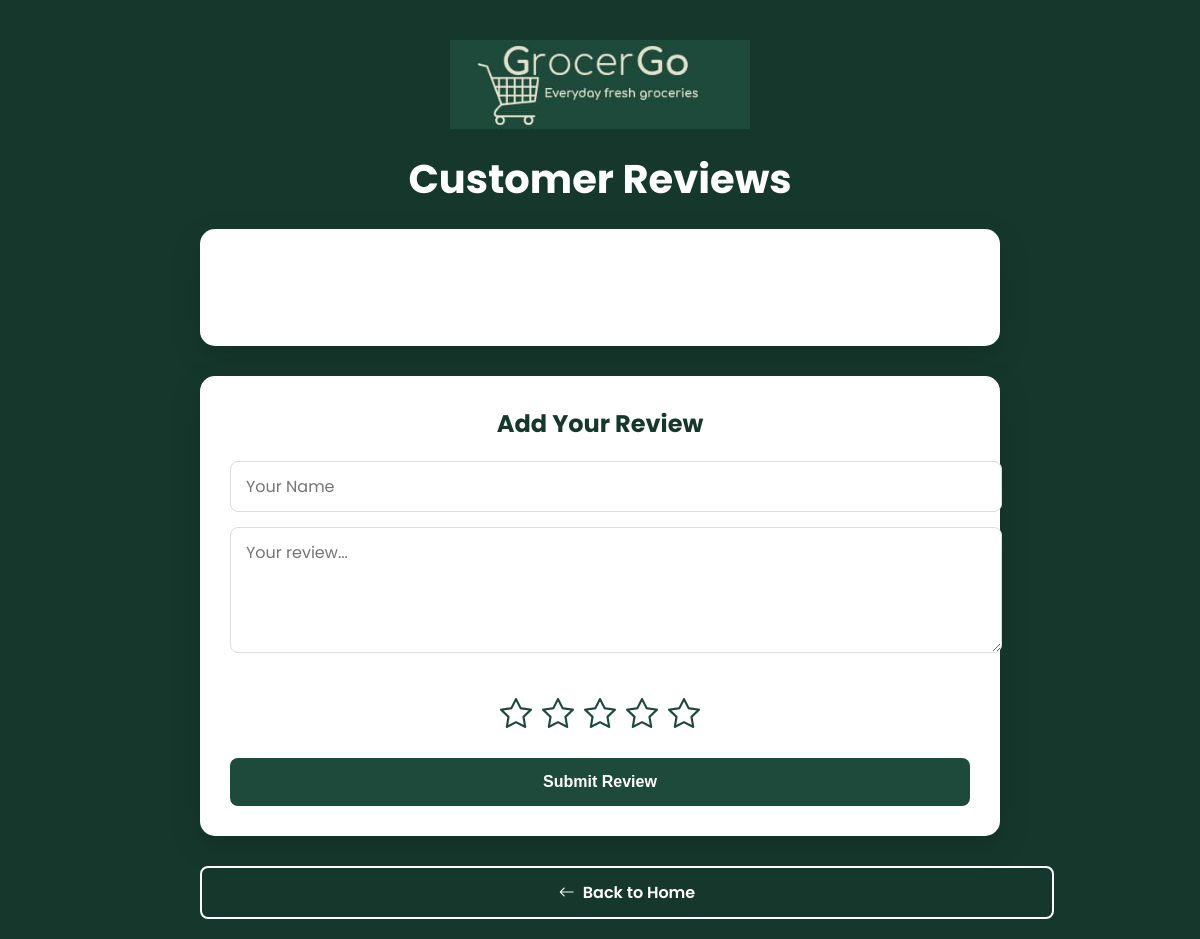
Before: /frontend/Reviews.php with the older database file.
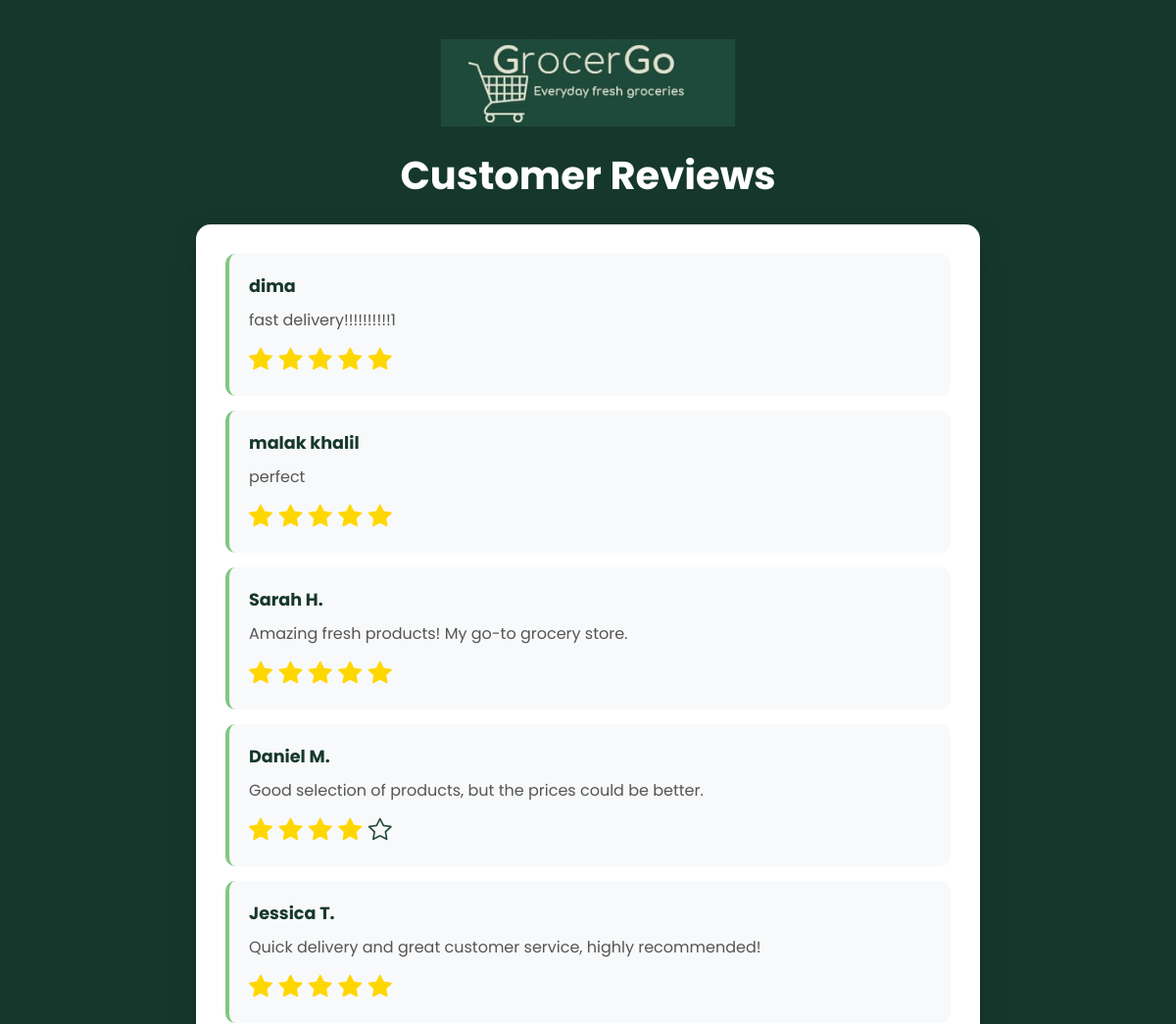
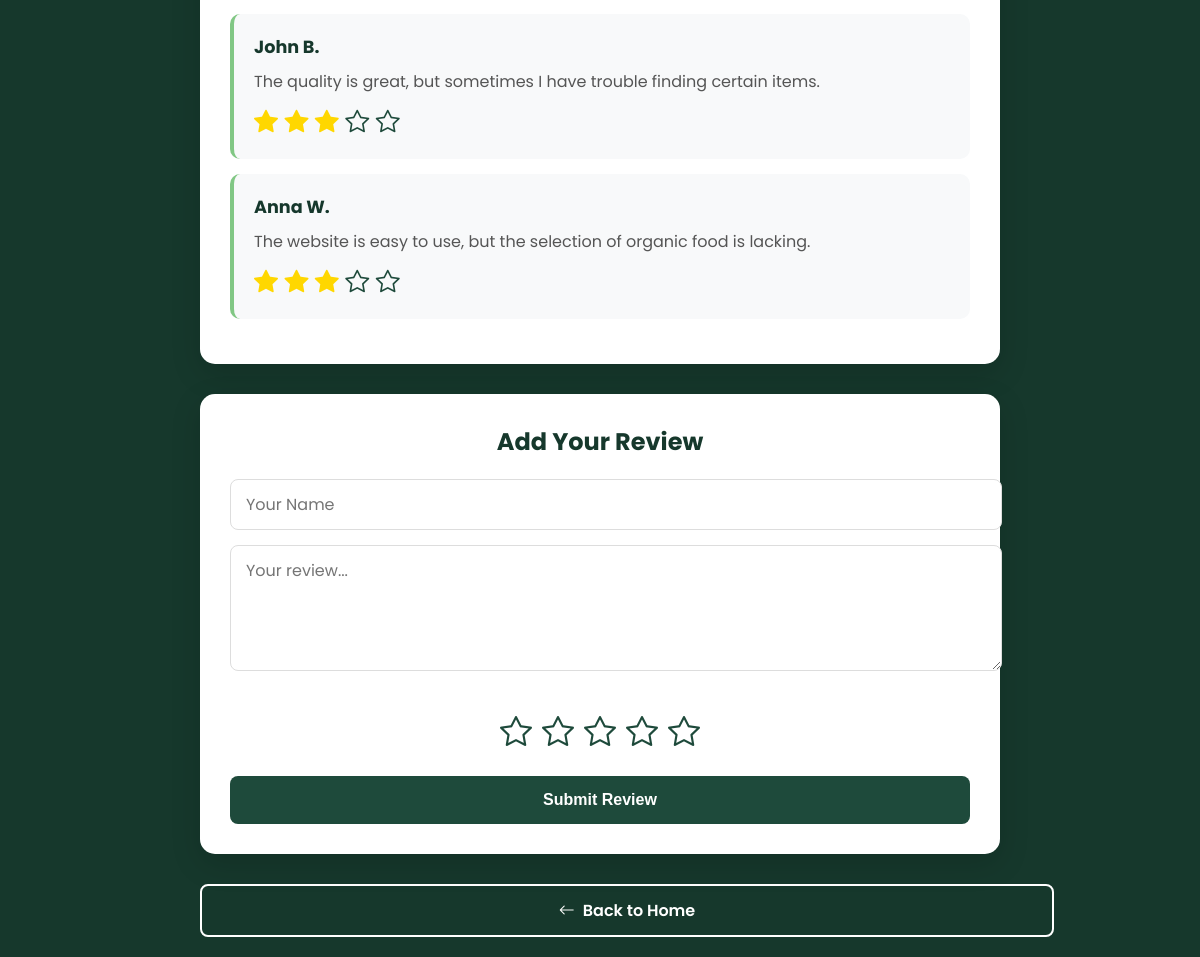
After: the same page with the newer database file (2 pictures, top to bottom).
### tables this page shows
CREATE TABLE IF NOT EXISTS `reviews` (
  `id` int NOT NULL AUTO_INCREMENT,
  `name` varchar(255) NOT NULL,
  `review_text` text NOT NULL,
  `rating` int NOT NULL,
  `created_at` timestamp NULL DEFAULT CURRENT_TIMESTAMP,
  PRIMARY KEY (`id`)
);

### frontend/Reviews.php (the view, shortened to what this page needs)
<?php
$host = 'localhost';
$dbname = 'grocergo';
$user = 'root';
$pass = '';
try {
    $pdo = new PDO("mysql:host=$host;dbname=$dbname;charset=utf8", $user, $pass);
    $pdo->setAttribute(PDO::ATTR_ERRMODE, PDO::ERRMODE_EXCEPTION);
    $stmt = $pdo->query("SELECT * FROM reviews ORDER BY created_at DESC");
    $reviews = $stmt->fetchAll(PDO::FETCH_ASSOC);
} catch (PDOException $e) {
    die("Database connection failed: " . $e->getMessage());
}
?>
<!DOCTYPE html>
<html lang="en">
<head>
    <link rel="stylesheet" href="https://cdn.jsdelivr.net/npm/bootstrap-icons@1.11.3/font/bootstrap-icons.min.css">
</head>
<body>
    <div class="container">
        <div class="logo-container">
            <img width="300px" src="../Images/LogoForLogin.png" alt="GrocerGo Logo">
        </div>
        <h1>Customer Reviews</h1>
        <div class="review-section">
            <div id="reviews">
                <?php if (empty($reviews)): ?>
                    <p>No reviews yet. Be the first to review!</p>
                <?php else: ?>
                    <?php foreach ($reviews as $review): ?>
                        <div class="review">
                            <strong><?php echo htmlspecialchars($review['name']); ?></strong>
                            <p><?php echo htmlspecialchars($review['review_text']); ?></p>
                            <div class="stars">
                                <?php for ($i = 1; $i <= 5; $i++): ?>
                                    <i class="bi bi-star<?php echo $i <= $review['rating'] ? '-fill' : ''; ?>"></i>
                                <?php endfor; ?>
                            </div>
                        </div>
                    <?php endforeach; ?>
                <?php endif; ?>
            </div>
        </div>
        <div class="add-review">
            <h2>Add Your Review</h2>
            <form method="POST" action="">
                <input type="text" id="name" name="name" placeholder="Your Name" required>
                <textarea id="reviewText" name="reviewText" rows="4" placeholder="Your review..." required></textarea>
                <div class="rating-container">
                    <span class="star" data-value="1">
                        <i class="bi bi-star"></i>
                    </span>
                    <span class="star" data-value="2">
                        <i class="bi bi-star"></i>
                    </span>
                    <span class="star" data-value="3">
                        <i class="bi bi-star"></i>
                    </span>
                    <span class="star" data-value="4">
                        <i class="bi bi-star"></i>
                    </span>
                    <span class="star" data-value="5">
                        <i class="bi bi-star"></i>
                    </span>
                </div>
                <button class="btn" type="submit">Submit Review</button>
            </form>
        </div>
        <a href="../frontend/categories.php" class="btn btn-back">
            <i class="bi bi-arrow-left"></i> Back to Home
        </a>
    </div>
</body>
</html>

### frontend/Reviews.php (style rules this page uses)
:root { --primary-color: #1E4A3B; --primary-dark: #16382c; --primary-light: #81C784; --text-light: #fff; --text-dark: #333; --transition: all 0.3s ease; }
body { font-family: 'Poppins', sans-serif; background-color: var(--primary-dark); color: white; margin: 0; padding: 0; min-height: 100vh; animation: fadeIn 1s ease-in-out; }
.container { max-width: 800px; margin: 0 auto; padding: 20px; margin-top: 0; }
.logo-container { display: flex; justify-content: center; margin: 20px 0; animation: slideInDown 0.8s ease; }
h1 { font-size: 2.5rem; margin: 20px 0; text-align: center; color: var(--text-light); animation: fadeIn 1s ease 0.3s both; }
.review-section { background: white; border-radius: 15px; box-shadow: 0 10px 30px rgba(0, 0, 0, 0.15); padding: 30px; margin-bottom: 30px; margin-top: 0; animation: slideInUp 0.8s ease 0.5s both; }
.review { background: #f8f9fa; padding: 20px; border-radius: 10px; margin-bottom: 15px; border-left: 4px solid var(--primary-light); transition: var(--transition); }
.review strong { color: var(--primary-dark); font-size: 1.1rem; }
.review p { color: #555; margin: 10px 0 0; line-height: 1.5; }
.stars { font-size: 1.5rem; margin-top: 10px; }
.stars i { color: var(--primary-color); }
.stars .bi-star-fill { color: gold; }
.add-review { background: white; border-radius: 15px; padding: 30px; box-shadow: 0 10px 30px rgba(0, 0, 0, 0.15); animation: slideInUp 0.8s ease 0.7s both; }
.add-review h2 { color: var(--primary-dark); margin-top: 0; margin-bottom: 20px; text-align: center; }
input, textarea { width: 100%; padding: 12px 15px; margin-bottom: 15px; border: 1px solid #ddd; border-radius: 8px; font-family: 'Poppins', sans-serif; font-size: 1rem; transition: var(--transition); }
.rating-container { display: flex; justify-content: center; margin: 15px 0; }
.star { cursor: pointer; font-size: 2rem; margin: 0 5px; transition: var(--transition); position: relative; }
.star i { transition: var(--transition); }
.star .bi-star { color: var(--primary-color); }
.btn { display: block; width: 100%; padding: 15px; background-color: var(--primary-color); color: white; border: none; border-radius: 8px; font-size: 1rem; font-weight: 600; cursor: pointer; transition: var(--transition); margin-top: 20px; }
.btn-back { display: inline-flex; align-items: center; justify-content: center; gap: 8px; background-color: transparent; color: white; border: 2px solid white; margin-top: 30px; padding: 12px 25px; text-decoration: none; border-radius: 8px; }

Changed rows visible on the page:
added reviews: name "dima", review_text "fast delivery!!!!!!!!!!1", rating 5 (drawn)
added reviews: name "malak khalil", review_text "perfect", rating 5 (drawn)
added reviews: name "Sarah H.", review_text "Amazing fresh products! My go-to grocery store.", rating 5 (drawn)
added reviews: name "Daniel M.", review_text "Good selection of products, but the prices could be better.", rating 4 (drawn)
added reviews: name "Jessica T.", review_text "Quick delivery and great customer service, highly recommended!", rating 5 (drawn)
added reviews: name "John B.", review_text "The quality is great, but sometimes I have trouble finding certain items.", rating 3 (drawn)
added reviews: name "Anna W.", review_text "The website is easy to use, but the selection of organic food is lacking.", rating 3 (drawn)
